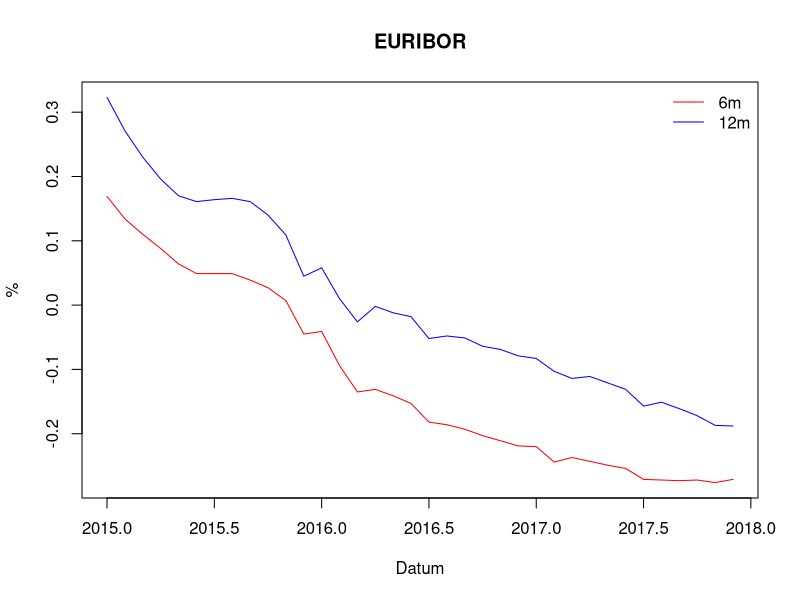
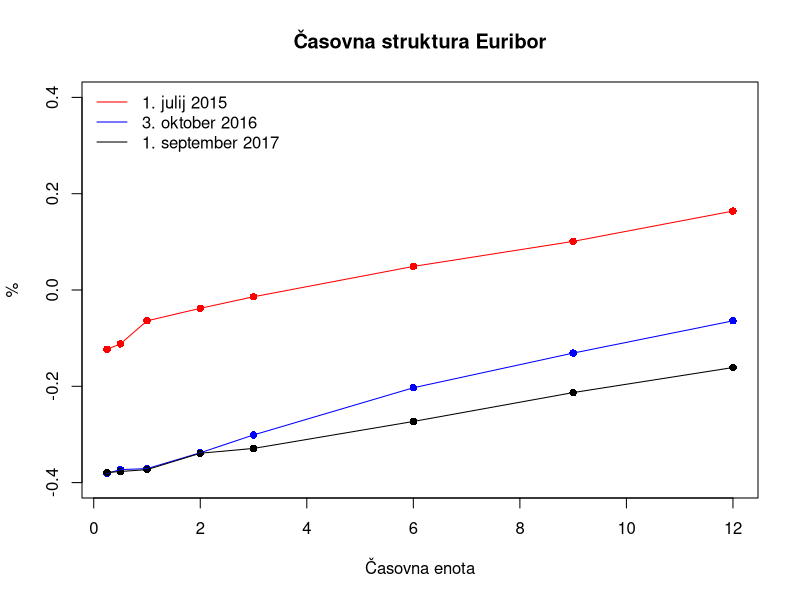

Source code (R) for these figures, in order:
#prva naloga

euribor.15 <- read.table("podatki/hist_EURIBOR_2015.csv", sep = ",", header = TRUE, row.names = 1, check.names = FALSE)
euribor.15 <- as.data.frame(t(euribor.15[,c(1, 22, 42, 64, 84, 104, 126, 149, 170, 192, 214, 235)]))
euribor.16 <- read.table("podatki/hist_EURIBOR_2016.csv", sep = ",", header = TRUE, row.names = 1, check.names = FALSE)
euribor.16 <- as.data.frame(t(euribor.16[,c(1, 21, 42, 63, 84, 106, 128, 149, 172, 194, 215, 237)]))
euribor.17 <- read.table("podatki/hist_EURIBOR_2017.csv", sep = ",", header = TRUE, row.names = 1, check.names = FALSE)
euribor.17 <- as.data.frame(t(euribor.17[,c(1, 23, 43, 66, 84, 106, 128, 149, 172, 193, 215, 237)]))

euribor <- rbind(euribor.15,euribor.16,euribor.17)

prva.c.6m <- ts(euribor[,"6m"], start = 2015, frequency = 12)
prva.c.12m <- ts(euribor[,"12m"], start = 2015, frequency = 12)

graf.ts <- ts.plot(prva.c.6m,prva.c.12m, gpars = list(xlab = "Datum", ylab = "%", col = c("red", "blue")))
legend("topright", bty="n", lty=c(1,1), col=c("red","blue"),
       legend=c("6m", "12m"))
title("EURIBOR")              

#druga naloga

#1. julij 2015, 3. oktober 2016, 1. september 2017

druga.b <- euribor[c("01/07/2015", "03/10/2016", "01/09/2017"),]
#druga.b <- as.data.frame(t(druga.b))
graf.druga.b <- plot(t(druga.b[1,]), ylim = c(-0.4, 0.4), col = c("red"),x=c(1/4,1/2,1,2,3,6,9,12), pch = 16, ylab = "%", xlab = "Časovna enota")
points(t(druga.b[2,]), col = c("blue"),pch = 16,x=c(1/4,1/2,1,2,3,6,9,12))
points(t(druga.b[3,]), col = c("black"),pch = 16,x=c(1/4,1/2,1,2,3,6,9,12))
lines(t(druga.b[1,]),col = c("red"),pch = 16,x=c(1/4,1/2,1,2,3,6,9,12))
lines(t(druga.b[2,]),col = c("blue"),pch = 16,x=c(1/4,1/2,1,2,3,6,9,12))
lines(t(druga.b[3,]),col = c("black"),pch = 16,x=c(1/4,1/2,1,2,3,6,9,12))
legend("topleft",bty="n",lty = c(1,1),col=c("red", "blue", "black"), legend=c("1. julij 2015", "3. oktober 2016", "1. september 2017"))
title("Časovna struktura Euribor")


#tretja naloga
T <- 6
U <- 12

euribor.tretja <- euribor[,c("6m","12m")]

